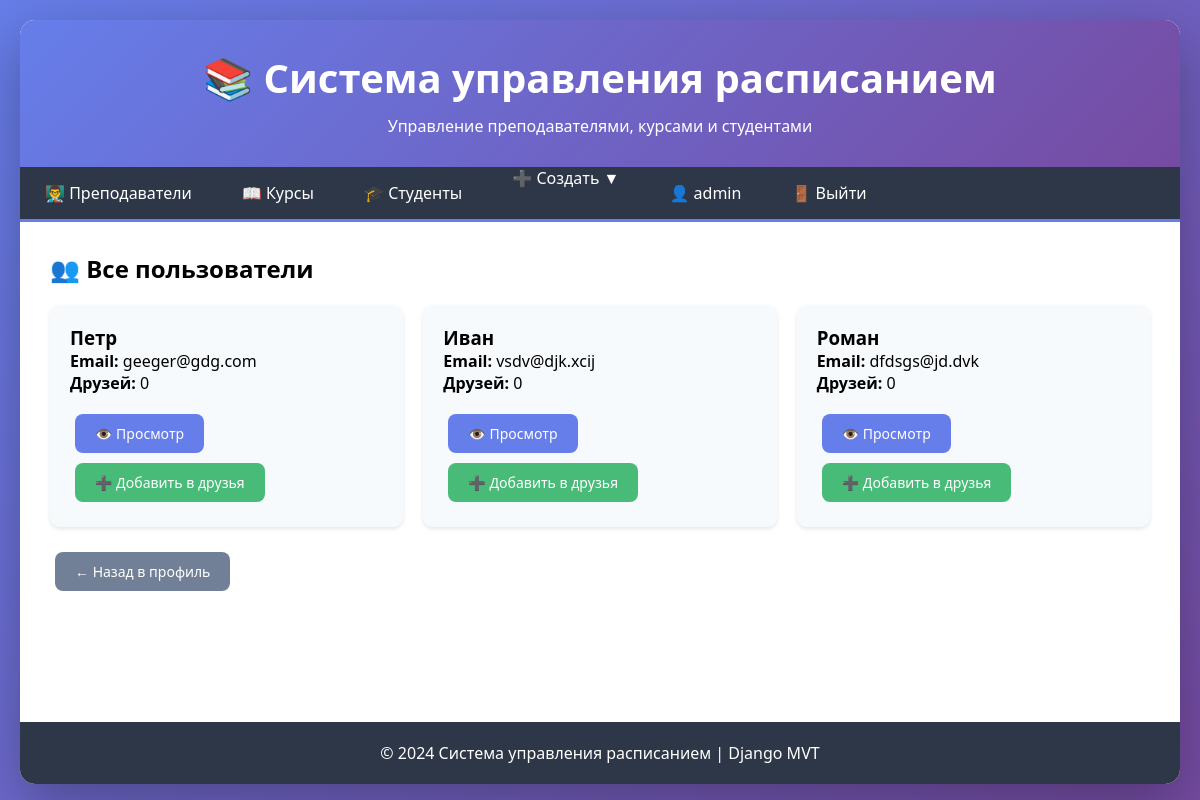
The app's page /users/ (signed in), older data.
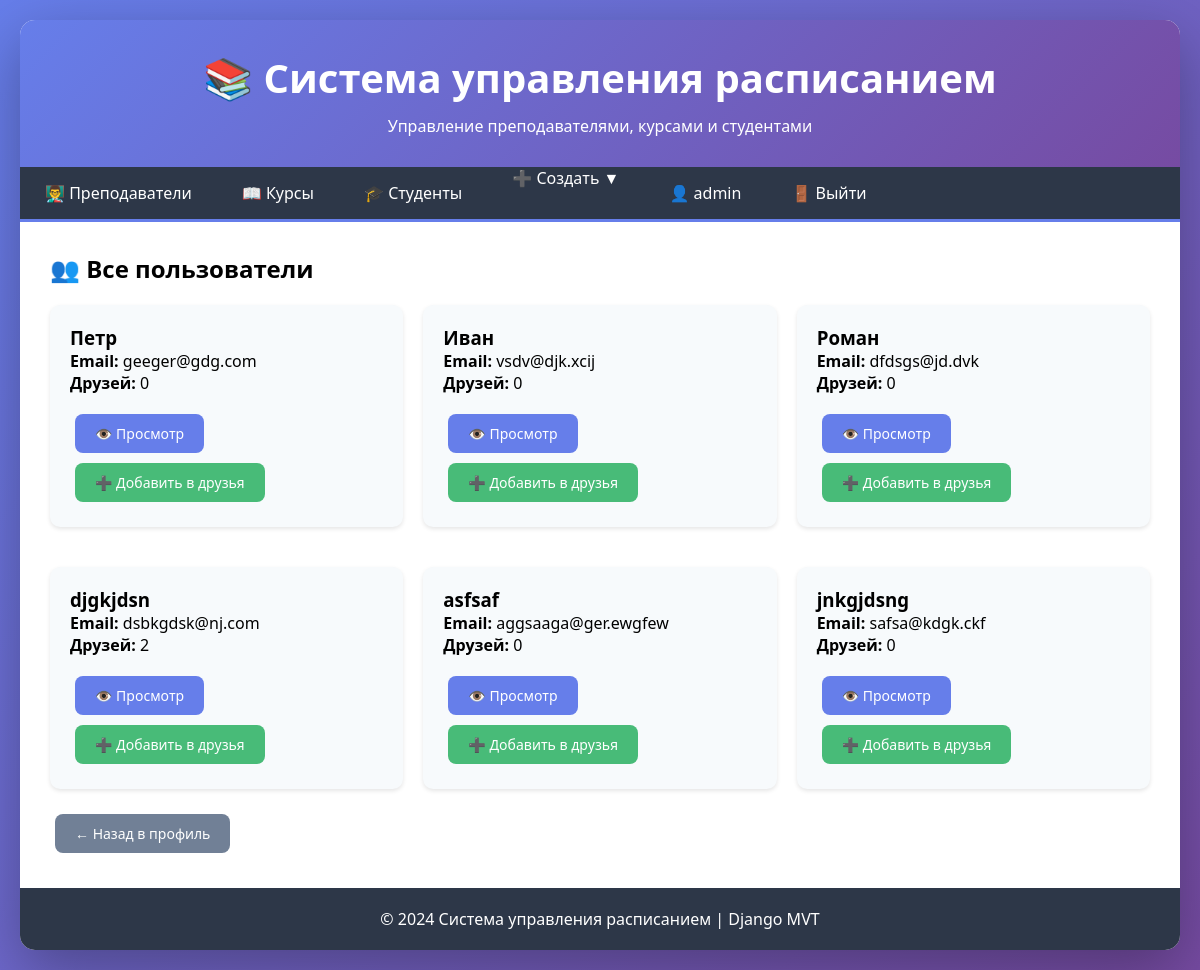
The same page, newer data.
### users/models.py (models this page shows, shortened)
class User(AbstractUser):
    phone = models.CharField(max_length=20, verbose_name="Телефон", blank=True, null=True)
    avatar = models.ImageField(upload_to='avatars/', verbose_name="Аватар", blank=True, null=True)
    bio = models.TextField(verbose_name="О себе", blank=True, null=True)
    birth_date = models.DateField(verbose_name="Дата рождения", blank=True, null=True)
    friends = models.ManyToManyField('self', symmetrical=False, blank=True, verbose_name="Друзья")
    class Meta:
        verbose_name = "Пользователь"
        verbose_name_plural = "Пользователи"

### users/views.py (the view)
# urls.py: path('users/', views.user_list, name='user_list'),
@login_required
def user_list(request):
    users = User.objects.exclude(id=request.user.id)
    return render(request, 'users/user_list.html', {'users': users})

### users/templates/users/user_list.html (shortened to what this page needs)
{% extends 'schedule/base.html' %}
{% block content %}
<h2>👥 Все пользователи</h2>
<div class="grid">
    {% for u in users %}
    <div class="card">
        <h3>{{ u.username }}</h3>
        <p><strong>Email:</strong> {{ u.email }}</p>
        <p><strong>Друзей:</strong> {{ u.friends.count }}</p>
        <div style="margin-top: 15px;">
            <a href="{% url 'users:user_detail' u.id %}" class="btn btn-primary">👁️ Просмотр</a>
            {% if user.is_authenticated and user != u %}
                {% if user.is_friend %}
                    <a href="{% url 'users:remove_friend' u.id %}" class="btn btn-danger">❌ Удалить из друзей</a>
                {% else %}
                    <a href="{% url 'users:add_friend' u.id %}" class="btn btn-success">➕ Добавить в друзья</a>
                {% endif %}
            {% endif %}
        </div>
    </div>
    {% empty %}
    <p>Нет других пользователей.</p>
    {% endfor %}
</div>
<a href="{% url 'users:profile' %}" class="btn btn-secondary">← Назад в профиль</a>
{% endblock %}

Row changes from the older to the newer data that the page shows:
added User: username "djgkjdsn", email "dsbkgdsk@nj.com", friends.count "2", shows "➕ Добавить в друзья"
added User: username "asfsaf", email "aggsaaga@ger.ewgfew", friends.count "0", shows "➕ Добавить в друзья"
added User: username "jnkgjdsng", email "safsa@kdgk.ckf", friends.count "0", shows "➕ Добавить в друзья"
